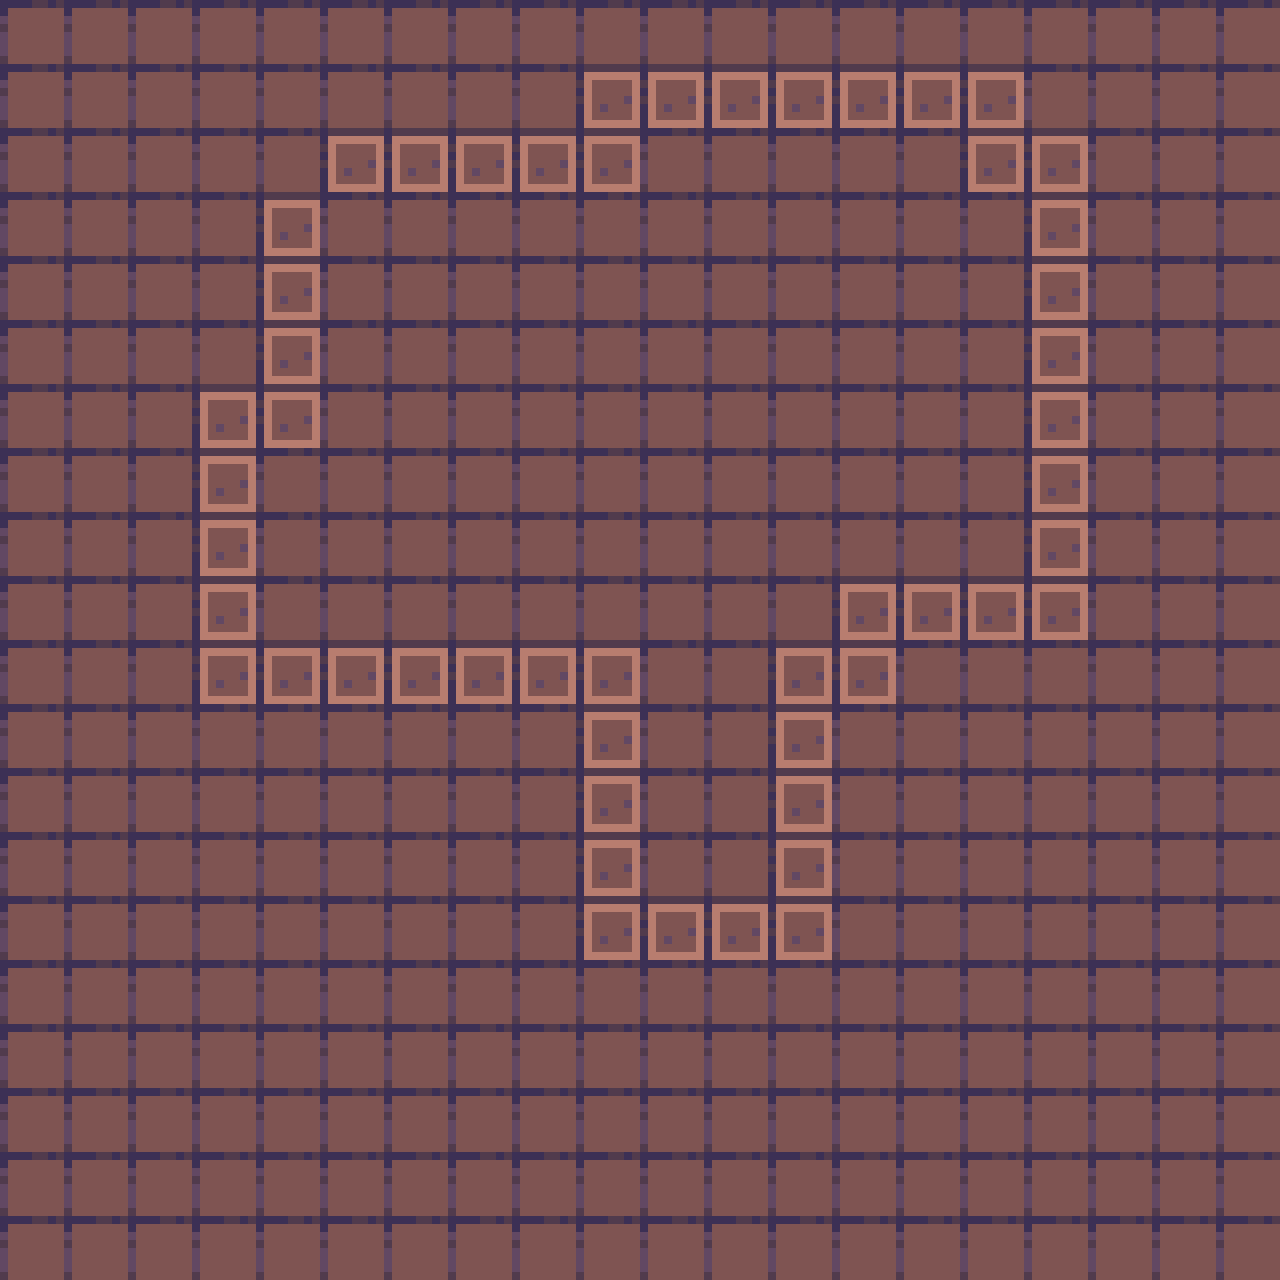

Tiled map render using the project's own tile images. Description and the map definition, with tile-layer contents summarised, below:
An orthogonal 20x20 tile map with 64x64 px tiles, 2 tile layers (ground, wall), 2 tilesets and 11 objects (monster_6, monster_5, monster_3, monster_2, monster_1, ...).

<map version="1.0" tiledversion="1.0.2" orientation="orthogonal" renderorder="right-down" width="20" height="20" tilewidth="64" tileheight="64" nextobjectid="57">
 <tileset firstgid="1" name="none" tilewidth="64" tileheight="64" tilecount="8" columns="2">
  <image source="tiledMapCell_0.png" width="128" height="256" />
 </tileset>
 <tileset firstgid="9" name="tiledMapCell_0" tilewidth="64" tileheight="64" tilecount="8" columns="2">
  <image source="tiledMapCell_0.png" width="128" height="256" />
 </tileset>
 <layer name="ground" width="20" height="20">
  <properties>
   <property name="startpos" value="" />
  </properties>
  <data>[400 cells, 400 non-empty, 1 distinct tile ids]</data>
 </layer>
 <layer name="wall" width="20" height="20">
  <data>[400 cells, 51 non-empty, 1 distinct tile ids]</data>
 </layer>
 <objectgroup name="monsters">
  <object id="47" name="monster_6" x="541.176" y="420.588" width="11.7647" height="17.6471">
   <ellipse />
  </object>
  <object id="48" name="monster_5" x="479.412" y="358.824" width="11.7647" height="8.82353">
   <ellipse />
  </object>
  <object id="50" name="monster_3" x="361.765" y="426.471">
   <ellipse />
  </object>
  <object id="51" name="monster_2" x="797.059" y="420.588">
   <ellipse />
  </object>
  <object id="52" name="monster_1" x="1002.94" y="361.765">
   <ellipse />
  </object>
  <object id="54" name="monster_0" x="676.471" y="302.941">
   <ellipse />
  </object>
  <object id="56" name="monster_4" x="361.765" y="235.294">
   <ellipse />
  </object>
 </objectgroup>
 <objectgroup color="#773288" name="players">
  <object id="42" name="startPos" x="670.588" y="788.235" width="26.4706" height="32.3529">
   <ellipse />
  </object>
  <object id="43" name="endPos" x="920.588" y="164.706" width="11.7647" height="17.6471">
   <ellipse />
  </object>
  <object id="45" name="returnPos" x="670.588" y="867.647" width="14.7059" height="17.6471">
   <ellipse />
  </object>
  <object id="46" name="returnStartPos" x="855.882" y="170.588" width="20.5882" height="20.5882">
   <ellipse />
  </object>
 </objectgroup>
</map>
